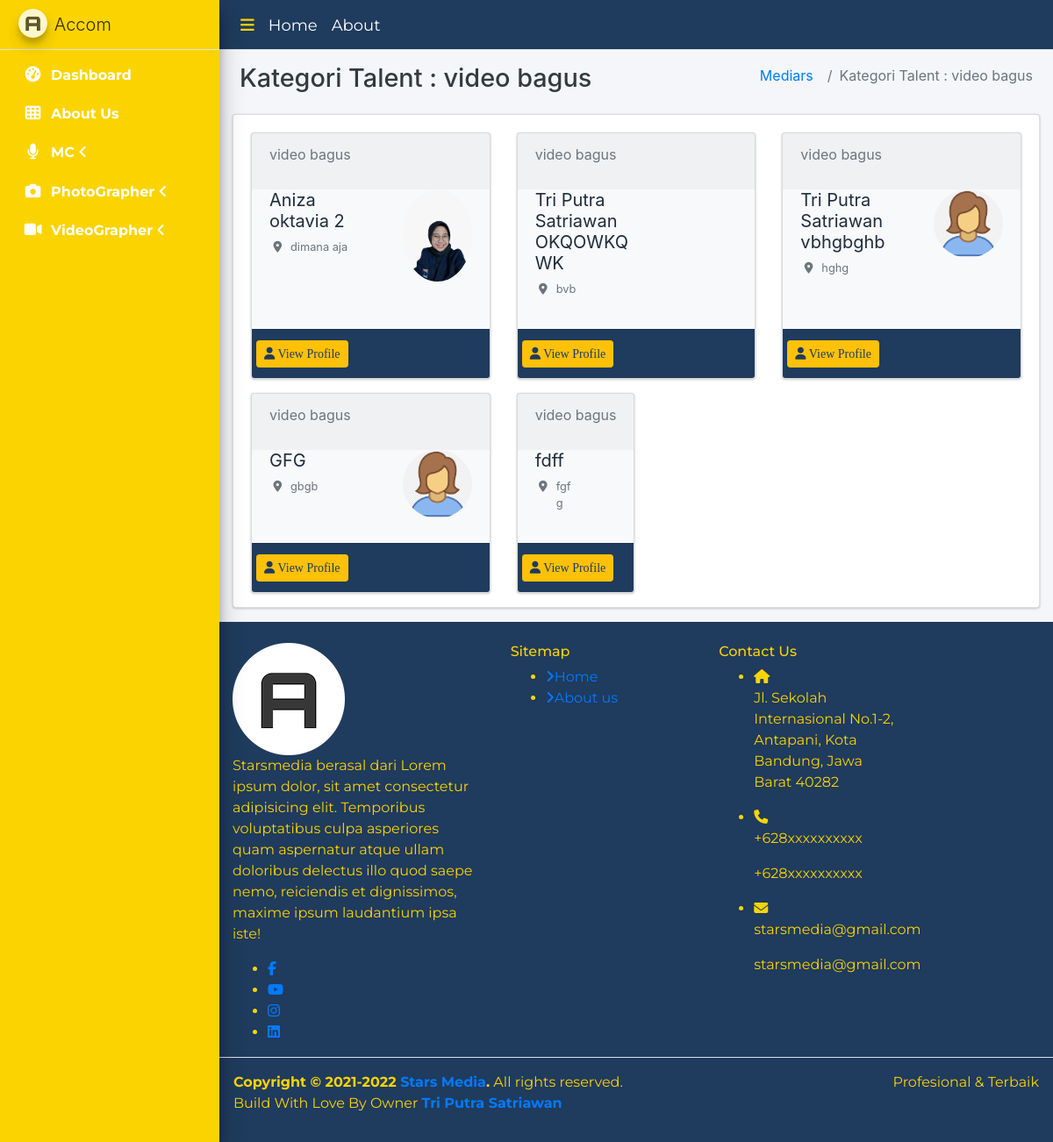
/home/kategori_vg/2, run on the app's committed database.
### tables this page shows
CREATE TABLE `tbl_barang` (
  `id_barang` int(11) NOT NULL,
  `nama_barang` varchar(255) DEFAULT NULL,
  `id_kategori` int(11) DEFAULT NULL,
  `id_kategori_pg` int(11) DEFAULT NULL,
  `id_kategori_vg` int(11) DEFAULT NULL,
  `harga` int(11) DEFAULT NULL,
  `hargaasal` int(11) DEFAULT NULL,
  `deskripsi` longtext DEFAULT NULL,
  `alamat` varchar(225) NOT NULL,
  `gambar` mediumtext DEFAULT NULL
);

CREATE TABLE `tbl_kategori_vg` (
  `id_kategori_vg` int(11) NOT NULL,
  `nama_kategori_vg` varchar(255) NOT NULL
);

### application/views/layout/v_wrapper_frontend.php (called while the page is built)
<?php
require_once('v_head.php');
require_once('v_header_frontend.php');
require_once('v_nav_frontend.php');
require_once('v_content.php');
require_once('v_footer_frontend.php');

### application/controllers/Home.php (called while the page is built, shortened)
<?php
class Home extends CI_Controller
{
    public function __construct()
    {
        $this->load->model('m_home');
    }
    public function kategori_vg($id_kategori_vg)
    {
        $kategori_vg = $this->m_home->kategori_vg($id_kategori_vg);
        $data = array(
            'title' => 'Kategori Talent :  ' .  $kategori_vg->nama_kategori_vg,
            'barang' => $this->m_home->get_all_data_barang_vg($id_kategori_vg),
            'isi' => 'v_kategori_vg_user',
        );
        $this->load->view('layout/v_wrapper_frontend', $data, FALSE);
    }
}

### index.php (called while the page is built, shortened)
<?php
require_once BASEPATH.'core/CodeIgniter.php';

### application/views/layout/v_content.php (called while the page is built)
<?php
if ($isi) {
    $this->load->view($isi);
}

### application/models/M_home.php (called while the page is built, shortened)
<?php
   class M_home extends CI_Model
   {
       public function get_all_data_kategori()
       {
           $this->db->select('*');
           $this->db->from('tbl_kategori');
           $this->db->order_by('id_kategori', 'desc');
           return $this->db->get()->result();
       }
       public function get_all_data_kategori_pg()
       {
           $this->db->select('*');
           $this->db->from('tbl_kategori_pg');
           $this->db->order_by('id_kategori_pg', 'desc');
           return $this->db->get()->result();
       }
       public function get_all_data_kategori_vg()
       {
           $this->db->select('*');
           $this->db->from('tbl_kategori_vg');
           $this->db->order_by('id_kategori_vg', 'desc');
           return $this->db->get()->result();
       }
       public function kategori_vg($id_kategori_vg)
       {
           $this->db->select('*');
           $this->db->from('tbl_kategori_vg');
           $this->db->where('id_kategori_vg', $id_kategori_vg);
           return $this->db->get()->row();
       }
       public function get_all_data_barang_vg($id_kategori_vg)
       {
           $this->db->select('*');
           $this->db->from('tbl_barang');
           $this->db->join('tbl_kategori_vg', 'tbl_kategori_vg.id_kategori_vg = tbl_barang.id_kategori_vg', 'left');
           $this->db->where('tbl_barang.id_kategori_vg', $id_kategori_vg);
           return $this->db->get()->result();
       }
   }

### application/views/v_kategori_vg_user.php (the view, shortened to what this page needs)
<div class="container">
    <div class="card card-solid">
        <div class="card-body pb-0">
            <div class="row d-flex align-items-stretch">
                <?php foreach ($barang as $key => $value) { ?>
                    <div class="col-12 col-sm-6 col-md-4 d-flex align-items-stretch">
                        <div class="card bg-light">
                            <div class="card-header text-muted border-bottom-0">
                                <p class=""> <?= $value->nama_kategori_vg ?></>
                                </p>
                            </div>
                            <div class="card-body pt-0">
                                <div class="row">
                                    <div class="col-7">
                                        <h2 class="lead"><b><?= $value->nama_barang ?></b></h2>
                                        <ul class="ml-4 mb-0 fa-ul text-muted">
                                            <li class="small"><span class="fa-li"><i class="fas fa-map-marker-alt mr-1"></i></span>
                                                <p class=""><?= $value->alamat ?></p>
                                            </li>
                                        </ul>
                                    </div>
                                    <div class="col-5 text-center">
                                        <a href="<?= base_url('home/detail_talent/' . $value->id_barang) ?>"> <img src="<?= base_url('assets/gambar/' . $value->gambar) ?>" alt="" class="img-circle img-fluid" width="500px" alt=""></a>
                                    </div>
                                </div>
                            </div>
                            <div class="card-footer">
                                <div class="row">
                                    <div class="text-right">
                                        <a href="#" class="btn btn-sm btn-warning" style="color:#1f3b5d">
                                            <i class="fas fa-user"></i> View Profile
                                        </a>
                                    </div>
                                </div>
                            </div>
                        </div>
                    </div>
                <?php } ?>
            </div>
        </div>
    </div>
</div>

### application/views/layout/v_head.php (shortened to what this page needs)
<!DOCTYPE html>
<html>
<head>
    <link rel="stylesheet" href="<?= base_url() ?>template/plugins/fontawesome-free/css/all.min.css">
    <link rel="stylesheet" href="https://code.ionicframework.com/ionicons/2.0.1/css/ionicons.min.css">
    <link rel="stylesheet" href="<?= base_url() ?>template/plugins/datatables-bs4/css/dataTables.bootstrap4.min.css">
    <link rel="stylesheet" href="<?= base_url() ?>template/plugins/datatables-responsive/css/responsive.bootstrap4.min.css">
    <link rel="stylesheet" href="<?= base_url() ?>template/plugins/sweetalert2-theme-bootstrap-4/bootstrap-4.min.css">
    <link rel="stylesheet" href="<?= base_url() ?>template/dist/css/adminlte.min.css">
    <link rel="stylesheet" type="text/css" href="<?= base_url() . 'css/style.css'; ?>" />
    <link rel="stylesheet" href="https://cdn.jsdelivr.net/npm/bootstrap@4.0.0/dist/css/bootstrap.min.css">

### application/views/layout/v_header_frontend.php (shortened to what this page needs)
<body class="hold-transition sidebar-mini">
    <div class="wrapper">
        <nav class="main-header navbar navbar-expand navbar-blue navbar-dark">
            <ul class="navbar-nav">
                <li class="nav-item">
                    <a class="nav-link" data-widget="pushmenu" href="#" role="button" style="color: #fbd400;"><i class="fas fa-bars"></i></a>
                </li>
                <li class="nav-item d-none d-sm-inline-block">
                    <a href=" <?= base_url('home') ?>" class="nav-link" style="color: white;">Home</a>
                </li>
                <li class="nav-item d-none d-sm-inline-block">
                    <a href="<?= base_url('about') ?>" class="nav-link" style="color: white;">About</a>
                </li>
            </ul>
        </nav>

### application/views/layout/v_nav_frontend.php (shortened to what this page needs)
<aside class="main-sidebar sidebar-light-primary elevation-4">
    <a href="<?= base_url('home') ?>" class="brand-link">
        <img src="<?= base_url() ?>template/dist/img/AdminLTELogo.png" alt="AdminLTE Logo" class="brand-image img-circle elevation-3" style="opacity: .8">
        <span class="brand-text font-weight-light">Accom</span>
    </a>
    <div class="sidebar">
        <nav class="mt-2">
            <ul class="nav nav-pills nav-sidebar flex-column" data-widget="treeview" role="menu" data-accordion="false">
                <li class="nav-item">
                    <a href="<?= base_url('home') ?>" class="nav-link <?php if ($this->uri->segment(1) == 'admin') echo "active"; ?>" class="nav-link">
                        <i class="nav-icon fas fa-tachometer-alt" style="color :white;"></i>
                        <b style="font-family: 'Advent Pro', Montserrat;color:  white; ">
                            Dashboard
                        </b>
                    </a>
                </li>
                <li class=" nav-item">
                    <a href="<?= base_url('about') ?>" class="nav-link">
                        <i class="nav-icon fas fa-th" style="color :white"></i>
                        <b style="font-family: 'Advent Pro', Montserrat; color: white; font-style: bold;">
                            About Us
                        </b>
                    </a>
                </li>
                <li class="nav-item has-treeview">
                    <a href="#" class="nav-link ">
                        <i class="nav-icon fas fa-microphone" style="color :white"></i>
                        <b style="font-family: 'Advent Pro', Montserrat; color: white;">
                            MC
                            <i class="right fas fa-angle-left"></i>
                        </b>
                    </a>
                </li>
                <li class="nav-item has-treeview">
                    <a href="#" class="nav-link ">
                        <i class="nav-icon fas fa-camera" style="color :white"></i>
                        <b style="font-family: 'Advent Pro', Montserrat;color: white;">
                            PhotoGrapher
                            <i class="right fas fa-angle-left"></i>
                        </b>
                    </a>
                </li>
                <li class="nav-item has-treeview">
                    <a href="#" class="nav-link ">
                        <i class="nav-icon fas fa-video" style="color :white"></i>
                        <b style="font-family: 'Advent Pro', Montserrat;color: white;">
                            VideoGrapher
                            <i class="right fas fa-angle-left"></i>
                        </b>
                    </a>
                </li>
            </ul>
        </nav>
    </div>
</aside>
<div class="content-wrapper">
    <div class="content-header">
        <div class="container-fluid">
            <div class="row mb-2">
                <div class="col-sm-6">
                    <h1 class="m-0 text-dark"><?= $title ?></h1>
                </div>
                <div class="col-sm-6">
                    <ol class="breadcrumb float-sm-right">
                        <li class="breadcrumb-item"><a href="#">Mediars</a></li>
                        <li class="breadcrumb-item active"><?= $title ?></li>
                    </ol>
                </div>
            </div>
        </div>
    </div>

### application/views/layout/v_footer_frontend.php (shortened to what this page needs)
<div class="footer-great">
    <footer id="footer-part">
        <div class="footer-top pt-40 pb-70">
            <div class="container">
                <div class="row">
                    <div class="col-lg-4 col-md-6">
                        <div class="footer-about mt-40">
                            <div class="logo">
                                <br>
                                <a href="#"> <img src="<?= base_url() ?>template/dist/img/AdminLTELogo.png" alt="Logo"></a>
                            </div>
                            <p class="justify">Starsmedia berasal dari Lorem ipsum dolor, sit amet consectetur adipisicing elit. Temporibus voluptatibus culpa asperiores quam aspernatur atque ullam doloribus delectus illo quod saepe nemo, reiciendis et dignissimos, maxime ipsum laudantium ipsa iste!</p>
                            <ul class="mt-20">
                                <li><a href="https://www.facebook.com/lunchat.citchat"><i class="fa fa-facebook-f"></i></a></li>
                                <li><a href="https://www.youtube.com/channel/UCkN35Jsv2BXD4cp7TC2ISeg"><i class="fa fa-youtube"></i></a></li>
                                <li><a href="https://www.instagram.com/lunchat22"><i class="fa fa-instagram"></i></a></li>
                                <li><a href="https://www.linkedin.com/in/lunchat-online-2b484b1b9/"><i class="fa fa-linkedin-square"></i></a></li>
                            </ul>
                        </div>
                    </div>
                    <div class="col-lg-3 col-md-6 col-sm-6">
                        <div class="footer-link mt-40">
                            <div class="footer-title pb-25">
                                <br>
                                <h6>Sitemap</h6>
                            </div>
                            <ul>
                                <li><a href="<?= base_url('home') ?>"><i class="fa fa-angle-right"></i>Home</a></li>
                                <li><a href="<?= base_url('about') ?>"><i class="fa fa-angle-right"></i>About us</a></li>
                            </ul>
                        </div>
                    </div>
                    <div class="col-lg-3 col-md-6">
                        <div class="footer-address mt-40">
                            <div class="footer-title pb-25">
                                <br>
                                <h6>Contact Us</h6>
                            </div>
                            <ul>
                                <li>
                                    <div class="icon">
                                        <i class="fa fa-home"></i>
                                    </div>
                                    <div class="cont">
                                        <p>Jl. Sekolah Internasional No.1-2, Antapani, Kota Bandung, Jawa Barat 40282</p>
                                    </div>
                                </li>
                                <li>
                                    <div class="icon">
                                        <i class="fa fa-phone"></i>
                                    </div>
                                    <div class="cont">
                                        <p>+628xxxxxxxxxx</p>
                                        <p>+628xxxxxxxxxx</p>
                                    </div>
                                </li>
                                <li>
                                    <div class="icon">
                                        <i class="fa fa-envelope"></i>
                                    </div>
                                    <div class="cont">
                                        <p>starsmedia@gmail.com</p>
                                        <p>starsmedia@gmail.com</p>
                                    </div>
                                </li>
                            </ul>
                        </div>
                    </div>
                </div>
            </div>
        </div>
</div>
</div>
<footer class="main-footer">
    <div class="float-right d-none d-sm-inline">
        Profesional & Terbaik
    </div>
    <strong>Copyright &copy; 2021-2022 <a href="#">Stars Media</a>.</strong> All rights reserved. <p>Build With Love By Owner <strong><a href="https://instagram.com/putra.satriawan_">Tri Putra Satriawan</a></strong></p>
</footer>
</body>
</html>

### application/views/layout/v_header_frontend.php (style rules this page uses)
.main-header { background-color: #1f3b5d; font-size: 18px; font-family: Montserrat; color: #D7D721; background-position: fixed; }

### application/views/layout/v_nav_frontend.php (style rules this page uses)
.main-sidebar { background-color: #fbd400; font-size: 18 px; color: #1f3b5d; }

### application/views/v_kategori_vg_user.php (style rules this page uses)
.card-footer { background-color: #1f3b5d; font-size: 18px; font-family: monserrat; color: #D7D721; }

### application/views/layout/v_footer_frontend.php (style rules this page uses)
.footer-great { background-color: #1f3b5d; color: #fbd400; font-family: Montserrat; }
.main-footer { background-color: #1f3b5d; color: #fbd400; font-family: Montserrat; }

### data on the page
tbl_barang: id_kategori_vg.nama_kategori_vg "video bagus", nama_barang "Aniza oktavia 2", alamat "dimana aja", gambar (picture)
tbl_barang: id_kategori_vg.nama_kategori_vg "video bagus", nama_barang "Tri Putra Satriawan OKQOWKQWK", alamat "bvb"
tbl_barang: id_kategori_vg.nama_kategori_vg "video bagus", nama_barang "Tri Putra Satriawan vbhgbghb", alamat "hghg", gambar (picture)
tbl_barang: id_kategori_vg.nama_kategori_vg "video bagus", nama_barang "GFG", alamat "gbgb", gambar (picture)
tbl_barang: id_kategori_vg.nama_kategori_vg "video bagus", nama_barang "fdff", alamat "fgfg"

### other printed values
$title "Kategori Talent : video bagus"
